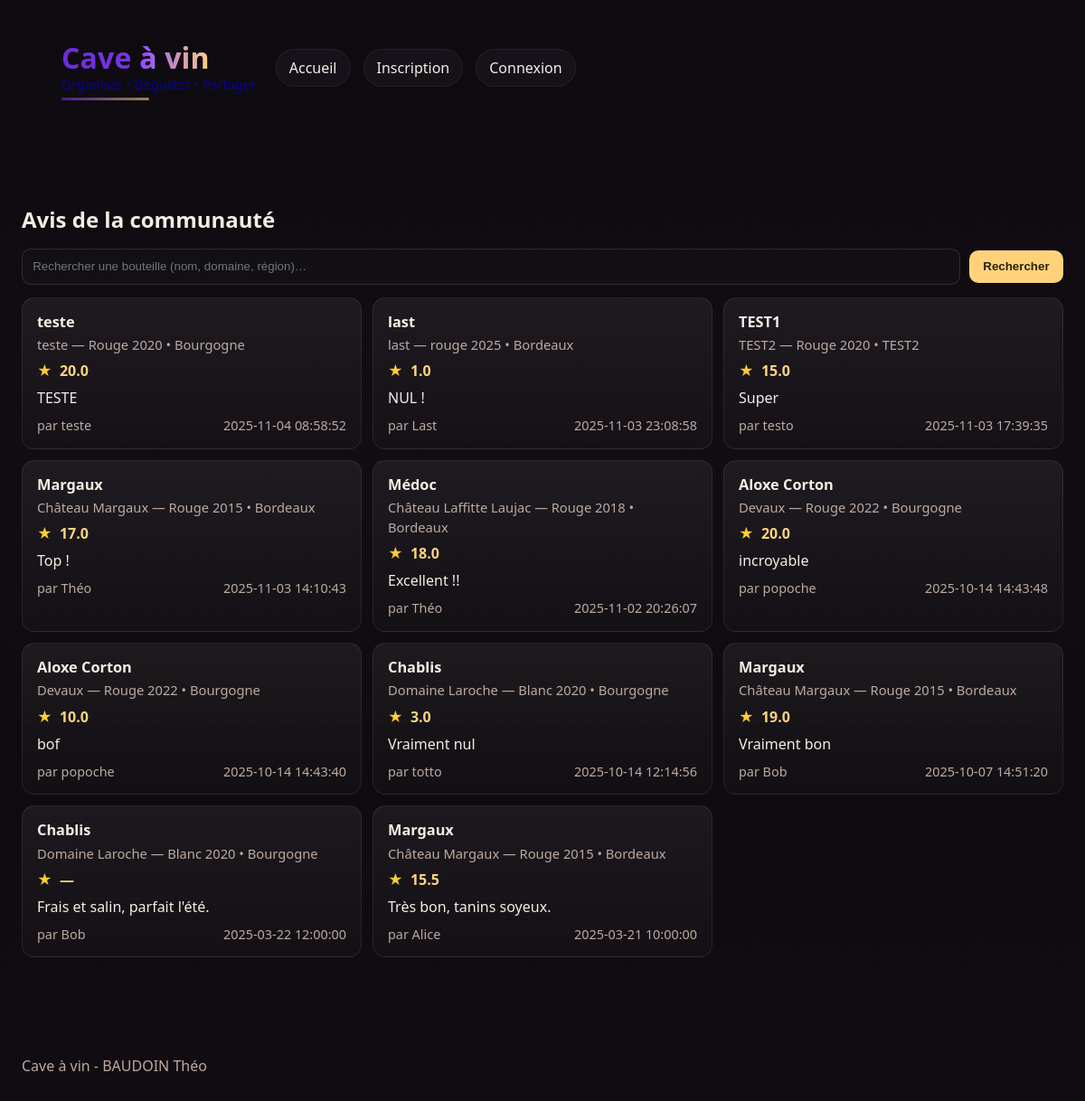
Screenshot of /avis with the database file from the repository.
### tables this page shows
CREATE TABLE revue (
        id_revue     INTEGER PRIMARY KEY AUTOINCREMENT,
        bouteille_id INTEGER NOT NULL,
        auteur_id    INTEGER NOT NULL,
        score        REAL,            -- 0..20 (ou NULL si commentaire seul)
        commentaire  TEXT,
        "date"       TEXT NOT NULL,
        FOREIGN KEY (bouteille_id) REFERENCES bouteille(id_bouteille) ON DELETE CASCADE,
        FOREIGN KEY (auteur_id)    REFERENCES utilisateur(id_utilisateur) ON DELETE CASCADE
    );

CREATE TABLE bouteille (
        id_bouteille INTEGER PRIMARY KEY AUTOINCREMENT,
        domaine TEXT NOT NULL,
        nom     TEXT NOT NULL,
        type    TEXT NOT NULL,
        annee   INTEGER NOT NULL,
        region  TEXT NOT NULL,
        prix    REAL NOT NULL,
        photo   TEXT
    );

CREATE TABLE utilisateur (
        id_utilisateur INTEGER PRIMARY KEY AUTOINCREMENT,
        nom   TEXT NOT NULL,
        email TEXT NOT NULL
    , mot_de_passe TEXT, droits TEXT DEFAULT 'standard');

### app.py (the view)
@app.route("/avis")
def avis():
    q = (request.args.get("q") or "").strip()
    rows = Revue.community_reviews(q)
    return render_template("avis.html", q=q, rows=rows)

### app.py (called while the page is built, shortened)
def current_uid() -> Optional[int]:
    return session.get("uid")

def build_user_stats(uid: Optional[int]) -> dict:
    stats = {
        "my_bottles": 0,
        "my_value": 0.0,
        "my_drunk": 0,
        "my_reviews": 0,
        "my_lots": 0,
        "top_rated": [],
    }
    with DB() as c:
        stats["top_rated"] = c.execute("""
            SELECT b.id_bouteille, b.nom, b.domaine, b.annee, b.type, b.region,
                   ROUND(AVG(r.score), 2) AS moyenne, COUNT(r.id_revue) AS n
            FROM bouteille b
            JOIN revue r ON r.bouteille_id = b.id_bouteille
            GROUP BY b.id_bouteille
            HAVING n >= 1
            ORDER BY moyenne DESC, n DESC
            LIMIT 4
        """).fetchall()
        if not uid:
            return stats
    return stats

@app.context_processor
def inject_stats():
    try:
        return dict(stats=build_user_stats(current_uid()))
    except Exception:
        return dict(stats={"my_bottles": 0, "my_reviews": 0, "my_value": 0,
                           "my_drunk": 0, "my_lots": 0, "top_rated": []})

### models.py (called while the page is built)
@contextmanager
def Database(path: str = DB_PATH):
    conn: Optional[sqlite3.Connection] = None
    try:
        conn = sqlite3.connect(path)
        conn.row_factory = sqlite3.Row
        yield conn
        conn.commit()
    except Exception:
        if conn:
            conn.rollback()
        raise
    finally:
        if conn:
            conn.close()

### templates/avis.html (shortened to what this page needs)
{% extends "base.html" %}
{% block content %}
<h2>Avis de la communauté</h2>
<form method="get" class="searchbar">
  <input type="search" name="q" placeholder="Rechercher une bouteille (nom, domaine, région)…" value="{{ q or '' }}">
  <button class="btn" type="submit">Rechercher</button>
</form>
{% if rows|length == 0 %}
  <p class="muted">Aucun avis trouvé pour cette recherche.</p>
{% else %}
  <div class="review-list">
    {% for r in rows %}
      <a class="review-card" href="{{ url_for('bouteille_detail', bid=r.id_bouteille) }}">
        <div class="head">
          <div class="bname">{{ r.nom }}</div>
          <div class="meta">{{ r.domaine }} — {{ r.type }} {{ r.annee }} • {{ r.region }}</div>
        </div>
        <div class="score">
          <span class="star">★</span> {{ (r.score if r.score is not none else '—') }}
        </div>
        <div class="comment">
          {{ r.commentaire or "—" }}
        </div>
        <div class="footer">
          <span class="who">par {{ r.auteur_nom }}</span>
          <span class="when">{{ r.date }}</span>
        </div>
      </a>
    {% endfor %}
  </div>
{% endif %}
{% endblock %}

### static/style.css (style rules this page uses)
:root { --bg: #0f0c10; --panel: #19151c; --panel-2: #1e1922; --ink: #f4ede3; --muted: #bdaaa0; --accent: #ffd27a; --accent-2: #f0a34b; --danger: #ff6b6b; --bg: #141116; --panel: #1b161f; --panel-2: #211a25; --oak-1: #7b4d24; --oak-2: #935d2a; --oak-3: #a06938; --r-sm: 10px; --r-md: 16px; --shadow-1: 0 8px 20px rgba(0,0,0,.25); --shadow-2: inset 0 2px 0 rgba(255,255,255,.06), inset 0 -4px 20px rgba(0,0,0,.35); --slot: 132px; }
* { box-sizing: border-box; }
html,body { height:100%; }
html { scroll-behavior: smooth; }
body { margin:0; background: linear-gradient(180deg,#0e0b10 0%, #110d13 60%, #0f0c10 100%); color:var(--ink); font: 16px/1.5 system-ui,-apple-system,Segoe UI,Roboto,Helvetica,Arial; }
h2 { margin:18px 0 14px; font-size:24px; }
.btn { display:inline-flex; align-items:center; gap:.5rem; padding:.6rem .9rem; border-radius:10px; border:1px solid rgba(255,255,255,.06); background:var(--accent); color:#2b200c; font-weight:700; cursor:pointer; transition:.2s filter,.2s transform,.2s background; }
:root { --slot: 190px; --slot-h: 210px; --gap: 18px; }
.searchbar { display:flex; gap:10px; align-items:center; margin: 10px 0 14px; }
.searchbar input[type="search"] { flex:1 1 auto; height:40px; padding:.55rem .7rem; border-radius:10px; border:1px solid rgba(255,255,255,.12); background:#121015; color:var(--ink); }
.review-list { display:grid; gap:12px; grid-template-columns: repeat(auto-fit, minmax(320px, 1fr)); }
.review-card { display:block; padding:14px 16px; border-radius:14px; background: linear-gradient(180deg, rgba(255,255,255,.06), rgba(255,255,255,.02)); border:1px solid rgba(255,255,255,.08); color:inherit; text-decoration:none; transition: transform .15s ease, box-shadow .15s ease, border-color .15s ease; }
.review-card .head .bname { font-weight:800; font-size:1.02rem; }
.review-card .head .meta { color:var(--muted); font-size:.92rem; margin-top:2px; }
.review-card .score { margin-top:6px; font-weight:800; color:#ffd480; }
.review-card .score .star { color:#ffcc33; margin-right:4px; }
.review-card .comment { margin-top:6px; color:var(--ink); }
.review-card .footer { margin-top:8px; display:flex; justify-content:space-between; color:var(--muted); font-size:.9rem; }
:root { --brand-purple: #6b2bd9; --brand-violet: #8a4bff; --brand-gold: #ffd27a; --brand-ink: #1b1418; }

### rows the page displays
revue: nom "teste", domaine "teste", type "Rouge", annee "2020", region "Bourgogne", score "20.0", commentaire "TESTE", auteur_nom "teste", date "2025-11-04 08:58:52"
revue: nom "last", domaine "last", type "rouge", annee "2025", region "Bordeaux", score "1.0", commentaire "NUL !", auteur_nom "Last", date "2025-11-03 23:08:58"
revue: nom "TEST1", domaine "TEST2", type "Rouge", annee "2020", region "TEST2", score "15.0", commentaire "Super", auteur_nom "testo", date "2025-11-03 17:39:35"
revue: nom "Margaux", domaine "Château Margaux", type "Rouge", annee "2015", region "Bordeaux", score "17.0", commentaire "Top !", auteur_nom "Théo", date "2025-11-03 14:10:43"
revue: nom "Médoc", domaine "Château Laffitte Laujac", type "Rouge", annee "2018", region "Bordeaux", score "18.0", commentaire "Excellent !!", auteur_nom "Théo", date "2025-11-02 20:26:07"
revue: nom "Aloxe Corton", domaine "Devaux", type "Rouge", annee "2022", region "Bourgogne", score "20.0", commentaire "incroyable", auteur_nom "popoche", date "2025-10-14 14:43:48"
revue: nom "Aloxe Corton", domaine "Devaux", type "Rouge", annee "2022", region "Bourgogne", score "10.0", commentaire "bof", auteur_nom "popoche", date "2025-10-14 14:43:40"
revue: nom "Chablis", domaine "Domaine Laroche", type "Blanc", annee "2020", region "Bourgogne", score "3.0", commentaire "Vraiment nul", auteur_nom "totto", date "2025-10-14 12:14:56"
revue: nom "Margaux", domaine "Château Margaux", type "Rouge", annee "2015", region "Bordeaux", score "19.0", commentaire "Vraiment bon", auteur_nom "Bob", date "2025-10-07 14:51:20"
revue: nom "Chablis", domaine "Domaine Laroche", type "Blanc", annee "2020", region "Bourgogne", score "—", commentaire "Frais et salin, parfait l'été.", auteur_nom "Bob", date "2025-03-22 12:00:00"
revue: nom "Margaux", domaine "Château Margaux", type "Rouge", annee "2015", region "Bordeaux", score "15.5", commentaire "Très bon, tanins soyeux.", auteur_nom "Alice", date "2025-03-21 10:00:00"
